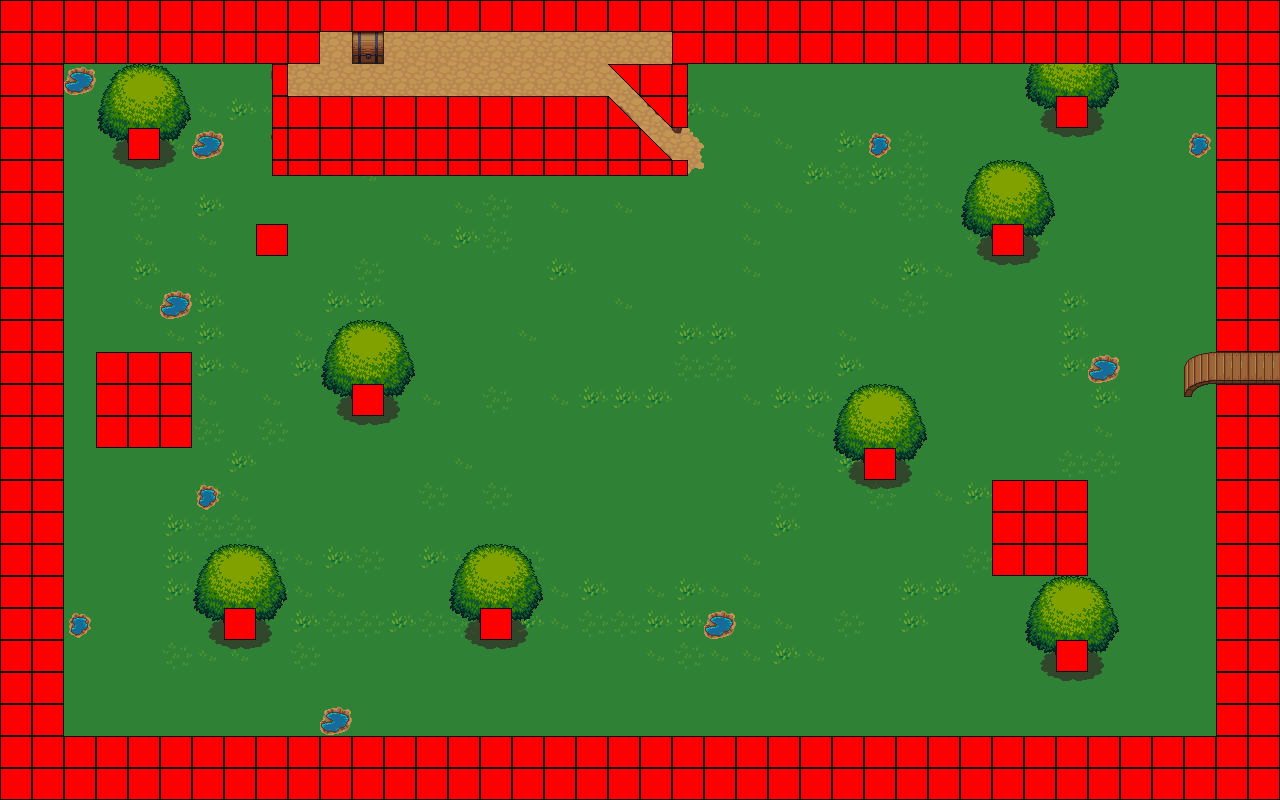

Tiled map render using the project's own tile images. Description and the map definition, with tile-layer contents summarised, below:
An orthogonal 40x25 tile map with 32x32 px tiles, 7 tile layers (eau, sol, background, background_2, ...), 2 tilesets and 2 objects (changementMap, escalierGauche).

<map version="1.4" tiledversion="1.4.3" orientation="orthogonal" renderorder="right-down" compressionlevel="0" width="40" height="25" tilewidth="32" tileheight="32" infinite="0" nextlayerid="9" nextobjectid="4">
 <properties>
  <property name="nbMob" type="int" value="10" />
  <property name="niveau" type="int" value="20" />
 </properties>
 <tileset firstgid="1" source="base_out_atlas.tsx" />
 <tileset firstgid="1025" source="colision.tsx" />
 <layer id="1" name="eau" width="40" height="25">
  <data>[1000 cells, 1000 non-empty, 9 distinct tile ids]</data>
 </layer>
 <layer id="3" name="sol" width="40" height="25">
  <data>[1000 cells, 874 non-empty, 13 distinct tile ids]</data>
 </layer>
 <layer id="4" name="background" width="40" height="25">
  <data>[1000 cells, 165 non-empty, 51 distinct tile ids]</data>
 </layer>
 <layer id="5" name="background_2" width="40" height="25">
  <data>[1000 cells, 7 non-empty, 3 distinct tile ids]</data>
 </layer>
 <layer id="6" name="foreground" width="40" height="25">
  <data>[1000 cells, 0 non-empty, 0 distinct tile ids]</data>
 </layer>
 <layer id="7" name="foreground_2" width="40" height="25">
  <data>[1000 cells, 72 non-empty, 9 distinct tile ids]</data>
 </layer>
 <layer id="8" name="logique" width="40" height="25">
  <data>[1000 cells, 303 non-empty, 8 distinct tile ids]</data>
 </layer>
 <objectgroup id="2" name="trigger" width="1" height="1">
  <object id="2" type="changementMap" x="1242" y="321" width="35" height="93">
   <properties>
    <property name="destiMap" value="desert.tmx" />
    <property name="destiX" type="int" value="45" />
    <property name="destiY" type="int" value="300" />
   </properties>
  </object>
  <object id="3" type="escalierGauche" x="604" y="64" width="74" height="111" />
 </objectgroup>
</map>
